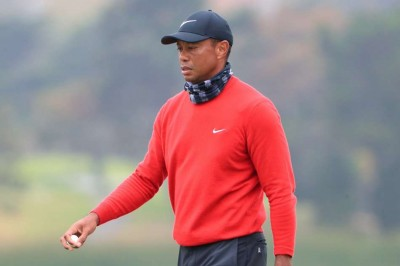
#> input picture 2D Features Framework/testcode/image/woods3.jpg, 400 x 266 px
$ python feature2d.py
#> lines starting #> are read from the running program, lines starting #| are printed output that depends on the picture
# ! /usr/bin/env python
# -*- coding: utf-8 -*-

import cv2 as cv
import numpy as np
import argparse

def main():
    parser = argparse.ArgumentParser()
    #algorithm select 알고리즘 선택
    parser.add_argument('--alg', type = str, default = 'ORB', choices = ['ORB','SURF'], help = 'Select Algorithm: ORB, AKAZA, SURF, SIRF ... ')
    #matcher type select
    parser.add_argument('--mat', type = str, default = 'FLANN', choices = ['FLANN','BRUTE'], help = 'Select Matcher: BruteForce, FlannBased ...')

    args = parser.parse_args()
    algorithm = args.alg
    matcherType = args.mat

    img1 = cv.imread('image/woods3.jpg')
#> img1 is the input picture: shape (266, 400, 3); mean B, G, R 132.6, 131.4, 162.3
    img2 = cv.imread('image/woods4.jpg')
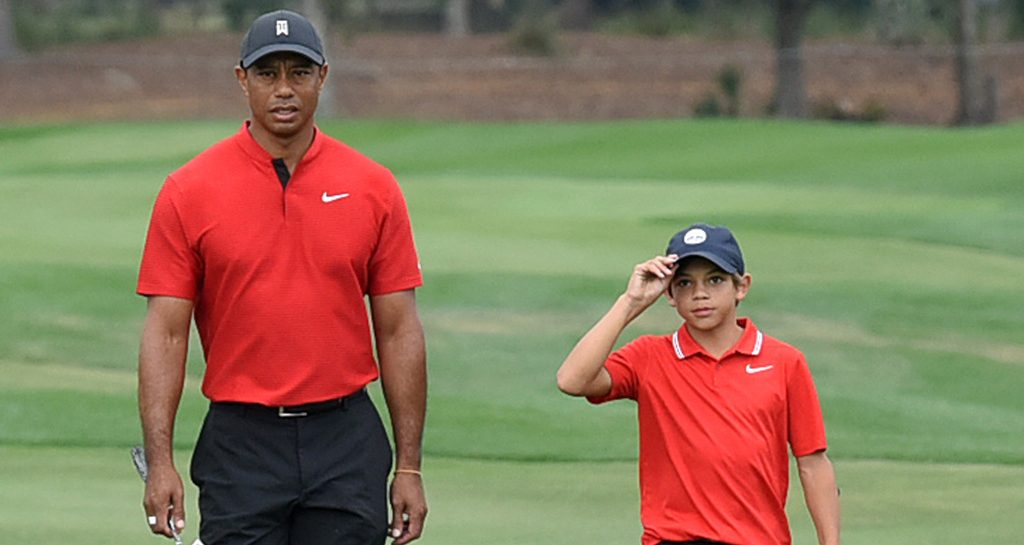
#> input picture 2D Features Framework/testcode/image/woods4.jpg, 1024 x 545 px
#> img2 is the input picture: shape (545, 1024, 3); mean B, G, R 92.6, 120.2, 136.2
    gray1 = cv.cvtColor(img1, cv.COLOR_BGR2GRAY,0)
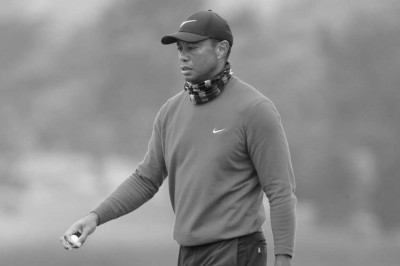
#> gray1: shape (266, 400); min 11, max 255, mean 140.8
    gray2 = cv.cvtColor(img2, cv.COLOR_BGR2GRAY,0)
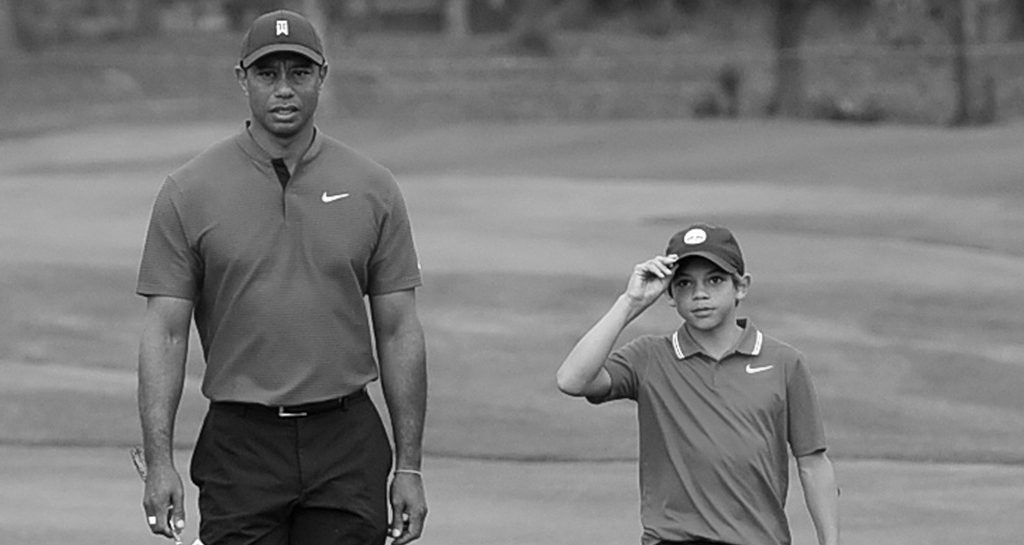
#> gray2: shape (545, 1024); min 0, max 255, mean 121.8
    print("Image Read Complete")

    # ORB, SURF
    if algorithm == 'ORB':
        detector = cv.ORB_create(nfeatures=500, WTA_K = 3)
    elif algorithm == 'SURF':
        detector = cv.xfeatures2d.SURF_create(hessianThreshold = 400)

    kp1, desc1 = detector.detectAndCompute(gray1, None)
#> kp1 = 380 keypoints; strongest (x, y, size): (74, 234, 31), (77, 232, 31), (192, 95, 31), (190, 93, 31)
    kp2, desc2 = detector.detectAndCompute(gray2, None)
#> kp2 = 500 keypoints; strongest (x, y, size): (278, 33, 31), (281, 414, 31), (286, 33, 31), (677, 258, 31)

    if matcherType == 'FLANN' and algorithm == 'ORB':
        #different parameter dictionary for algorithms
        if algorithm == 'ORB':
            index_params= dict(algorithm = 6, table_number = 6, key_size = 12, multi_probe_level = 1)
        elif algorithm == 'SURF':
            index_params = dict(algorithm = FLANN_INDEX_KDTREE, trees = 5)

        #checking numbers
        search_params = dict(checks=100)
        matcher = cv.FlannBasedMatcher(index_params,search_params)

    # SIFT,SURF: NORM_L1, NORM_L2 /  ORB WTA_K ==3 or 4: NORM_HAMMING, NORM_HAMMING2
    elif matcherType == 'BRUTE' and algorithm == 'ORB':
        matcher = cv.BFMatcher(cv.NORM_HAMMING2)
    elif matcherType == 'BRUTE' and algorithm == 'SURF':
        matcher = cv.BFMatcher(cv.NORM_L2, crossCheck = True)

    # KNN Match
    matches = matcher.knnMatch(desc1, desc2, k=2)
#> matches = 380 matches
    print("Keypoint and Description and Macthing Complete")

    # Good Matching Point
    ratio_thresh = 0.75
    good_matches = [m for m,n in matches if m.distance < ratio_thresh * n.distance]
#> good_matches = 10 matches

    result = cv.drawMatches(img1, kp1, img2, kp2, good_matches, None, flags=2)
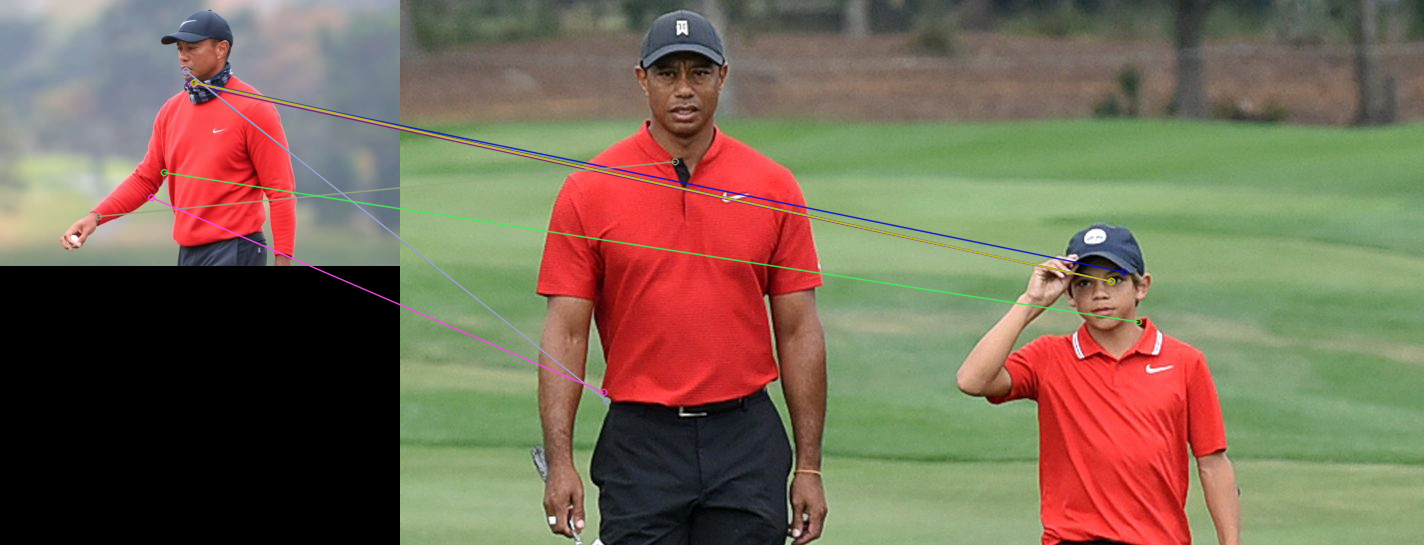
#> result: shape (545, 1424, 3); mean B, G, R 85.1, 104.6, 119.8

    imgName = algorithm + "+" + matcherType
    cv.imshow(imgName,result)
    cv.waitKey()
    cv.destroyAllWindows()

if __name__ == "__main__":
    main()
